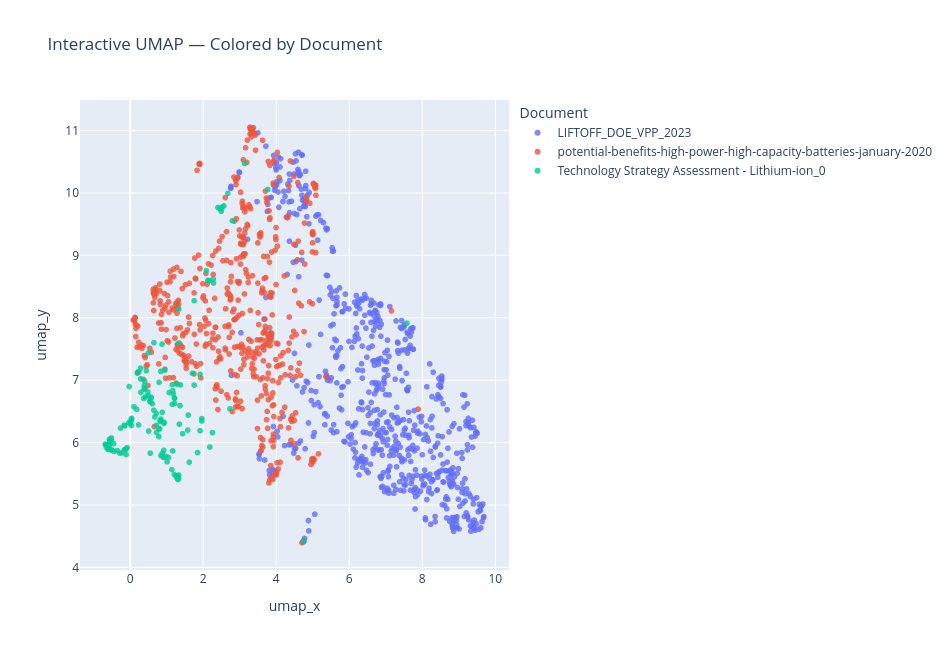

The notebook cell saved with this chart:
### Code cell
# ── Plot 4: Interactive Plotly — by document ───────────────────────────────────
fig = px.scatter(
    df,
    x           = "umap_x",
    y           = "umap_y",
    color       = "document",
    hover_data  = {"document": True, "section": True, "text_preview": True,
                   "umap_x": False, "umap_y": False},
    title       = "Interactive UMAP — Colored by Document",
    width       = 950,
    height      = 650,
    opacity     = 0.8,
)
fig.update_traces(marker=dict(size=6))
fig.update_layout(legend_title_text="Document")
fig.show()

### Figure 1 — Plotly figure (JSON) as saved in the notebook; plotly's stock layout.template omitted (floating-point values rounded to 4 significant figures; data arrays with more than 128 entries replaced by an {"elided": "..."} marker saying what was removed)
{"data": [{"customdata": {"elided": "674x3 str values"}, "hovertemplate": "document=%{customdata[0]}<br>section=%{customdata[1]}<br>text_preview=%{customdata[2]}<extra></extra>", "legendgroup": "LIFTOFF_DOE_VPP_2023", "marker": {"color": "#636efa", "opacity": 0.8, "size": 6, "symbol": "circle"}, "mode": "markers", "name": "LIFTOFF_DOE_VPP_2023", "showlegend": true, "type": "scattergl", "x": {"elided": "674 float values"}, "xaxis": "x", "y": {"elided": "674 float values"}, "yaxis": "y"}, {"customdata": {"elided": "526x3 str values"}, "hovertemplate": "document=%{customdata[0]}<br>section=%{customdata[1]}<br>text_preview=%{customdata[2]}<extra></extra>", "legendgroup": "potential-benefits-high-power-high-capacity-batteries-january-2020", "marker": {"color": "#EF553B", "opacity": 0.8, "size": 6, "symbol": "circle"}, "mode": "markers", "name": "potential-benefits-high-power-high-capacity-batteries-january-2020", "showlegend": true, "type": "scattergl", "x": {"elided": "526 float values"}, "xaxis": "x", "y": {"elided": "526 float values"}, "yaxis": "y"}, {"customdata": {"elided": "143x3 str values"}, "hovertemplate": "document=%{customdata[0]}<br>section=%{customdata[1]}<br>text_preview=%{customdata[2]}<extra></extra>", "legendgroup": "Technology Strategy Assessment - Lithium-ion_0", "marker": {"color": "#00cc96", "opacity": 0.8, "size": 6, "symbol": "circle"}, "mode": "markers", "name": "Technology Strategy Assessment - Lithium-ion_0", "showlegend": true, "type": "scattergl", "x": {"elided": "143 float values"}, "xaxis": "x", "y": {"elided": "143 float values"}, "yaxis": "y"}], "layout": {"height": 650, "legend": {"title": {"text": "Document"}, "tracegroupgap": 0}, "title": {"text": "Interactive UMAP — Colored by Document"}, "width": 950, "xaxis": {"anchor": "y", "domain": [0, 1], "title": {"text": "umap_x"}}, "yaxis": {"anchor": "x", "domain": [0, 1], "title": {"text": "umap_y"}}}}
